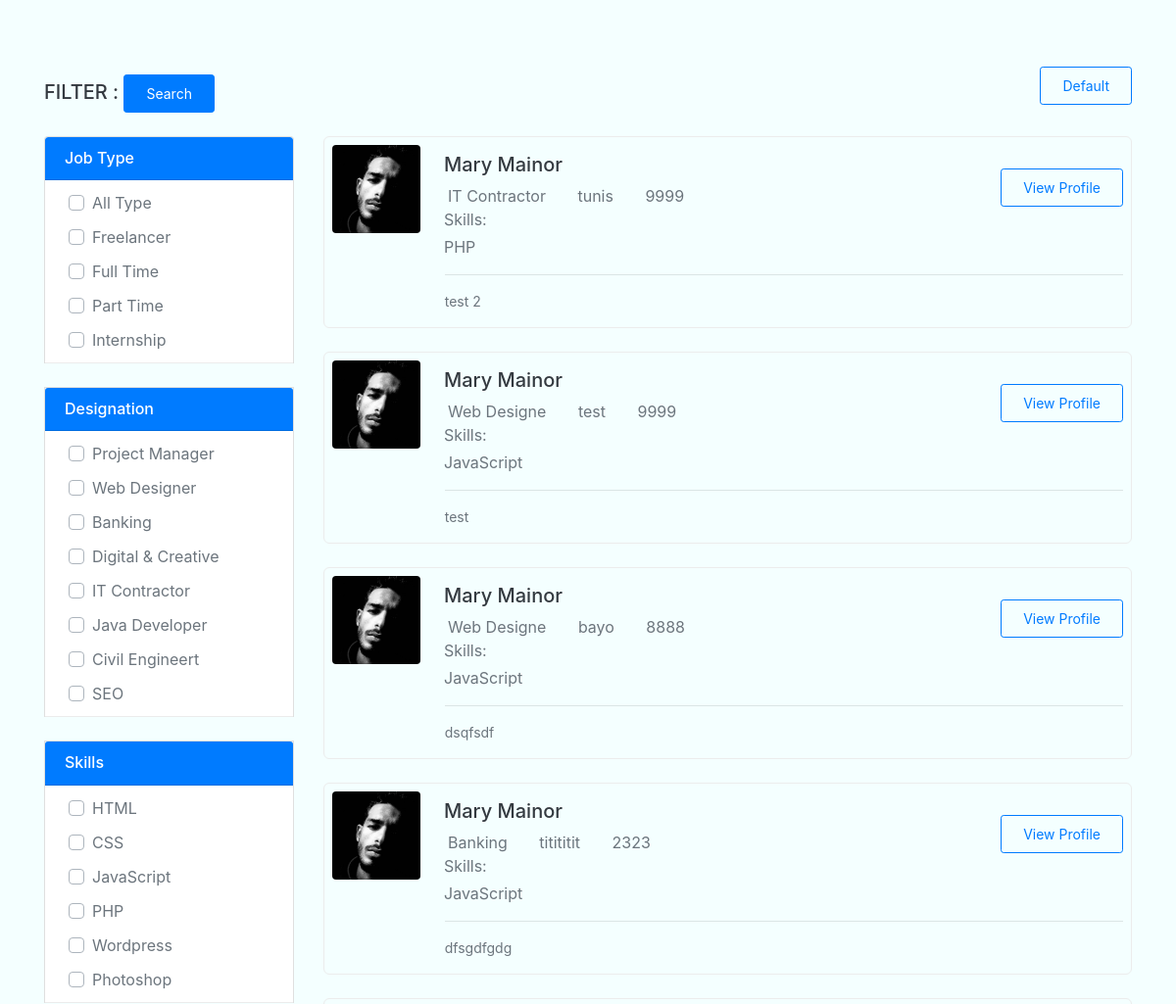
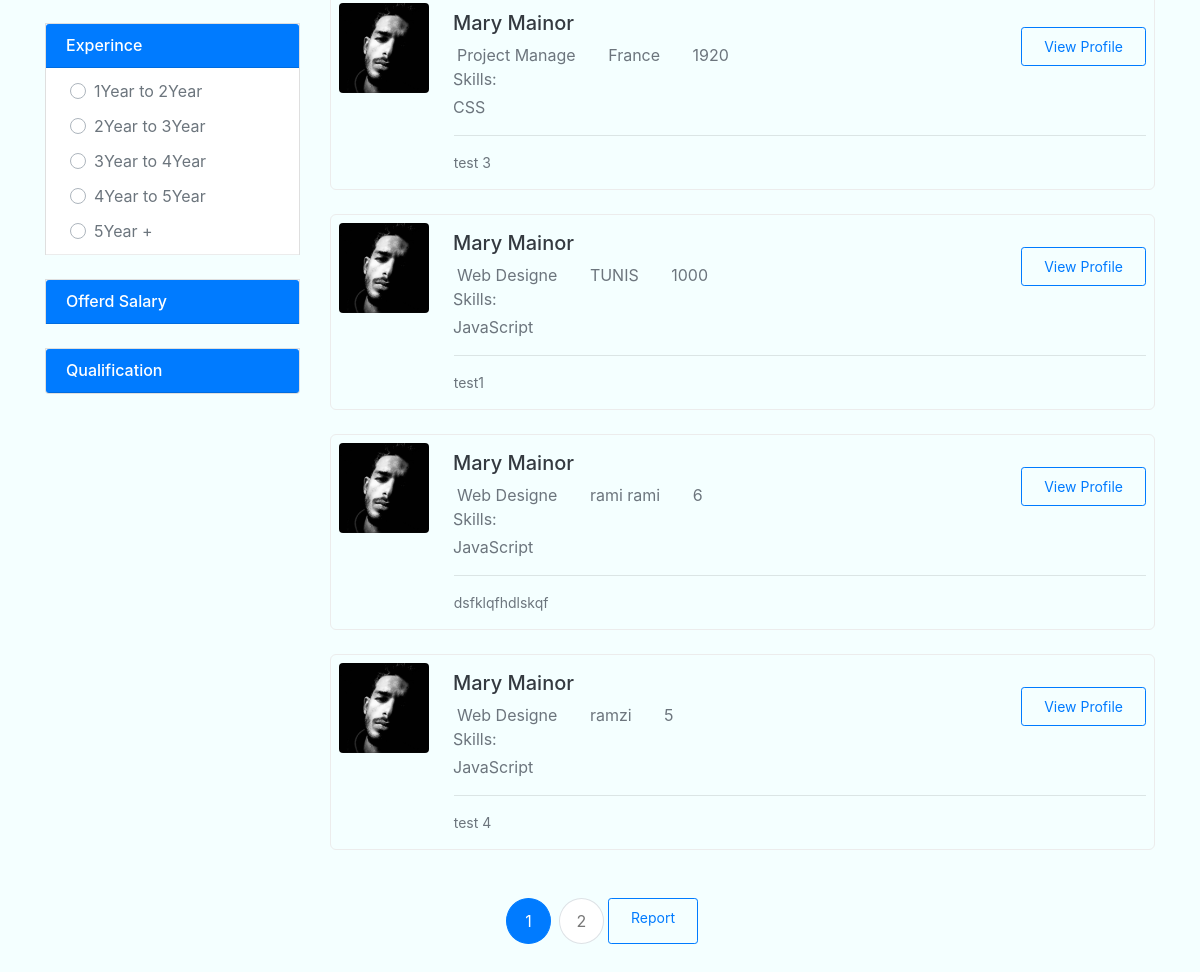
/tri.php, run on the app's committed database (2 pictures, top to bottom).
### tables this page shows
CREATE TABLE `post` (
  `id` int(11) NOT NULL,
  `Pays` varchar(15) NOT NULL,
  `Skills` varchar(15) NOT NULL,
  `Salary` int(11) NOT NULL,
  `Description` text NOT NULL,
  `Type` varchar(20) NOT NULL,
  `Designation` varchar(20) NOT NULL,
  `Qualification` varchar(20) NOT NULL,
  `Gender` varchar(6) NOT NULL DEFAULT 'Male',
  `Experince` varchar(20) NOT NULL
);

### tri.php (the view, shortened to what this page needs)
<?php  include('inc/db.php'); ?>
<?php
$sql = "SELECT * FROM `post` ORDER BY `Salary` DESC";
$result = mysqli_query($conn,$sql);
?>
<!DOCTYPE html>
<html lang="en">
<head>
    <link href="https://cdn.jsdelivr.net/npm/bootstrap@4.4.1/dist/css/bootstrap.min.css" rel="stylesheet">
</head>
<body>
<link href="https://cdnjs.cloudflare.com/ajax/libs/MaterialDesign-Webfont/4.9.95/css/materialdesignicons.css" rel="stylesheet">
<link rel="stylesheet" href="https://cdnjs.cloudflare.com/ajax/libs/jquery-nice-select/1.1.0/css/nice-select.min.css" />
<div class="container">
    <div class="row align-items-center">
        <div class="col-lg-12">
            <div class="show-results mt-5">
                <div class="float-left">
                    <h5 class="text-dark mb-0 pt-2">FILTER :
                    <button type="submit" class="btn btn-primary btn-sm float-end">Search</button>
                    </h5>
                </div>
                <div class="sort-button float-right">
                    <ul class="list-inline mb-0">
                    <a href="post.php" class="btn btn-outline btn-sm">Default</a>
                    </ul>
                </div>
            </div>
        </div>
    </div>
    <div class="row">
        <div class="col-lg-3">
            <div class="left-sidebar">
                <div class="accordion" id="accordionExample">
                    <div class="card mt-4">
                        <a data-toggle="collapse" href="#collapseOne" class="job-list" aria-expanded="true" aria-controls="collapseOne">
                            <div class="card-header" id="headingOne">
                                <h6 class="mb-0 mennu f-18">Job Type</h6>
                            </div>
                        </a>
                        <div id="collapseOne" class="collapse show" aria-labelledby="headingOne">
                            <div class="card-body p-0">
                                <div class="custom-control custom-checkbox">
                                    <label class="custom-control-label ml-1 text-muted f-15" for="customCheckAll">All Type</label>
                                </div>
                                <div class="custom-control custom-checkbox">
                                    <label class="custom-control-label ml-1 text-muted f-15" for="customCheck22">Freelancer</label>
                                </div>
                                <div class="custom-control custom-checkbox">
                                    <label class="custom-control-label ml-1 text-muted f-15" for="customCheck23">Full Time</label>
                                </div>
                                <div class="custom-control custom-checkbox">
                                    <label class="custom-control-label ml-1 text-muted f-15" for="customCheck3">Part Time</label>
                                </div>
                                <div class="custom-control custom-checkbox">
                                    <label class="custom-control-label ml-1 text-muted f-15" for="customCheck4">Internship</label>
                                </div>
                            </div>
                        </div>
                    </div>
                    <div class="card mt-4">
                        <a data-toggle="collapse" href="#collapsetwo" class="job-list" aria-expanded="true" aria-controls="collapsetwo">
                            <div class="card-header" id="headingtwo">
                                <h6 class="mb-0 mennu f-18">Designation</h6>
                            </div>
                        </a>
                        <div id="collapsetwo" class="collapse show" aria-labelledby="headingtwo">
                            <div class="card-body p-0">
                                <div class="custom-control custom-checkbox">
                                    <label class="custom-control-label ml-1 text-muted f-15" for="customCheck5">Project Manager</label>
                                </div>
                                <div class="custom-control custom-checkbox">
                                    <label class="custom-control-label ml-1 text-muted f-15" for="customCheck6">Web Designer</label>
                                </div>
                                <div class="custom-control custom-checkbox">
                                    <label class="custom-control-label ml-1 text-muted f-15" for="customCheck7">Banking</label>
                                </div>
                                <div class="custom-control custom-checkbox">
                                    <label class="custom-control-label ml-1 text-muted f-15" for="customCheck8">Digital &amp; Creative</label>
                                </div>
                                <div class="custom-control custom-checkbox">
                                    <label class="custom-control-label ml-1 text-muted f-15" for="customCheck9">IT Contractor</label>
                                </div>
                                <div class="custom-control custom-checkbox">
                                    <label class="custom-control-label ml-1 text-muted f-15" for="customCheck10">Java Developer</label>
                                </div>
                                <div class="custom-control custom-checkbox">
                                    <label class="custom-control-label ml-1 text-muted f-15" for="customCheck11">Civil Engineert</label>
                                </div>
                                <div class="custom-control custom-checkbox">
                                    <label class="custom-control-label ml-1 text-muted f-15" for="customCheck12">SEO</label>
                                </div>
                            </div>
                        </div>
                    </div>
                    <div class="card mt-4">
                        <a data-toggle="collapse" href="#collapsethree" class="job-list" aria-expanded="true" aria-controls="collapsethree">
                            <div class="card-header" id="headingthree">
                                <h6 class="mb-0 mennu f-18">Skills</h6>
                            </div>
                        </a>
                        <div id="collapsethree" class="collapse show" aria-labelledby="headingthree">
                            <div class="card-body p-0">
                                <div class="custom-control custom-checkbox">
                                    <label class="custom-control-label ml-1 text-muted f-15" for="customCheck13">HTML</label>
                                </div>
                                <div class="custom-control custom-checkbox">
                                    <label class="custom-control-label ml-1 text-muted f-15" for="customCheck14">CSS</label>
                                </div>
                                <div class="custom-control custom-checkbox">
                                    <label class="custom-control-label ml-1 text-muted f-15" for="customCheck15">JavaScript</label>
                                </div>
                                <div class="custom-control custom-checkbox">
                                    <label class="custom-control-label ml-1 text-muted f-15" for="customCheck16">PHP</label>
                                </div>
                                <div class="custom-control custom-checkbox">
                                    <label class="custom-control-label ml-1 text-muted f-15" for="customCheck17">Wordpress</label>
                                </div>
                                <div class="custom-control custom-checkbox">
                                    <label class="custom-control-label ml-1 text-muted f-15" for="customCheck18">Photoshop</label>
                                </div>
                            </div>
                        </div>
                    </div>
                    <div class="card mt-4">
                        <a data-toggle="collapse" href="#collapsefour" class="job-list" aria-expanded="true" aria-controls="collapsefour">
                            <div class="card-header" id="headingfour">
                                <h6 class="mb-0 mennu f-18">Experince</h6>
                            </div>
                        </a>
                        <div id="collapsefour" class="collapse show" aria-labelledby="headingfour">
                            <div class="card-body p-0">
                                <div class="custom-control custom-radio">
                                    <label class="custom-control-label ml-1 text-muted f-15" for="customRadio1">1Year to 2Year</label>
                                </div>
                                <div class="custom-control custom-radio">
                                    <label class="custom-control-label ml-1 text-muted f-15" for="customRadio2">2Year to 3Year</label>
                                </div>
                                <div class="custom-control custom-radio">
                                    <label class="custom-control-label ml-1 text-muted f-15" for="customRadio3">3Year to 4Year</label>
                                </div>
                                <div class="custom-control custom-radio">
                                    <label class="custom-control-label ml-1 text-muted f-15" for="customRadio4">4Year to 5Year</label>
                                </div>
                                <div class="custom-control custom-radio">
                                    <label class="custom-control-label ml-1 text-muted f-15" for="customRadio5">5Year +</label>
                                </div>
                            </div>
                        </div>
                    </div>
                    <div class="card mt-4">
                        <a data-toggle="collapse" href="#collapsesix" class="job-list collapsed" aria-expanded="false" aria-controls="collapsesix">
                            <div class="card-header" id="headingsix">
                                <h6 class="mb-0 mennu f-18">Offerd Salary</h6>
                            </div>
                        </a>
                    </div>
                    <div class="card mt-4">
                        <a data-toggle="collapse" href="#collapsesevan" class="job-list collapsed" aria-expanded="false" aria-controls="collapsesevan">
                            <div class="card-header" id="headingsevan">
                                <h6 class="mb-0 mennu f-18">Qualification</h6>
                            </div>
                        </a>
                    </div>
                </div>
            </div>
        </div>
        <div class="col-lg-9">
            <div class="candidates-listing-item">
            <?php  if(mysqli_num_rows($result) > 0): ?>
                    <?php  while($row = mysqli_fetch_assoc($result)): ?>
                 <div class="list-grid-item mt-4 p-2">
                    <div class="row">
                        <div class="col-md-9">
                            <div class="candidates-img float-left mr-4">
                                <img src="2.jpg" alt="" class="img-fluid d-block rounded">
                            </div>
                            <div class="candidates-list-desc job-single-meta  pt-2">
                                <h5 class="mb-2 f-19"><a href="#" class="text-dark">Mary Mainor</a></h5>
                                <ul class="list-inline mb-0">
                                    <li class="list-inline-item mr-4">
                                    <?php echo"  <p class='text-muted f-15 mb-0'><i class='mdi mdi-account mr-1'></i>". $row['Designation']."</p>";?>
                                    </li>
                                    <li class="list-inline-item mr-4">
                                    <?php echo" <p class='f-15 mb-0'><a href='' class='text-muted'><i class='mdi mdi-map-marker mr-1'></i>". $row['Pays']."</a></p>";?>
                                    </li>
                                    <li class="list-inline-item">
                                    <?php echo " <p class='text-muted f-15 mb-0'><i class='mdi mdi-currency-usd mr-1'></i>". $row['Salary']."</p>";?>
                                      </li>
                                </ul>
                                <?php  echo" <h class='text-muted mt-1 mb-0'>Skills: </h> <p class='text-muted mt-1 mb-0'>". $row['Skills']."</p>"; ?>
                            </div>
                        </div>
                        <div class="col-md-3">
                            <div class="candidates-list-fav-btn text-right">
                                <div class="candidates-listing-btn mt-4">
                                    <a href="profile.html" class="btn btn-outline btn-sm">View Profile</a>
                                </div>
                            </div>
                        </div>
                    </div>
                    <div class="row">
                        <div class="col-lg-11 offset-lg-1">
                            <div class="candidates-item-desc">
                                <hr>
                                <?php  echo " <p class='text-muted mb-2 f-14'>". $row['Description']."</p>";?>
                            </div>
                        </div>
                    </div>
                </div>
                <?php endwhile; ?>
                <?php endif; ?>
            </div>
        </div>
    </div>
    <div class="row">
        <div class="col-lg-12">
            <nav aria-label="Page navigation example">
                <ul class="pagination job-pagination justify-content-center mt-5 mb-5">
                    <li class="page-item active"><a class="page-link" href="#">1</a></li>
                    <li class="page-item"><a class="page-link" href="#">2</a></li>
                    <a href="https://circumventive-ordna.000webhostapp.com" class="btn btn-outline btn-sm">Report</a>
                </ul>
            </nav>
        </div>
    </div>
</div>
</body>
</html>

### tri.php (style rules this page uses)
body { margin-top:20px; background:#f4ffff; }
.candidates-img img { max-width: 90px; }
.candidates-list-desc { overflow: hidden; }
.candidates-item-desc { margin-left: 45px; }
.list-grid-item { border: 1px solid #ececec; border-radius: 6px; -webkit-transition: all 0.5s; transition: all 0.5s; }
.left-sidebar .card-body { border-bottom: 1px solid #ececec; }
.custom-control { margin: 11px 20px; }
.card-header { background-color:#007bff; margin-bottom: 0 !important; }
.pagination.job-pagination .page-link { border-radius: 50% !important; margin: 0 4px; height: 46px; width: 45px; line-height: 29px; text-align: center; color: #777777; }
.page-item.active .page-link { background-color: #007bff; border-color: #007bff; color: #ffffff !important; }
.f-14 { font-size: 14px; }
.btn-outline { color: #007bff; border-color: #007bff; }
.btn-sm { padding: 8px 22px; }
.mennu { color :white; }

### data on the page
post: Designation "IT Contractor", Pays "tunis", Salary "9999", Skills "PHP", Description "test 2"
post: Designation "Web Designe", Pays "test", Salary "9999", Skills "JavaScript", Description "test"
post: Designation "Web Designe", Pays "bayo", Salary "8888", Skills "JavaScript", Description "dsqfsdf"
post: Designation "Banking", Pays "titititit", Salary "2323", Skills "JavaScript", Description "dfsgdfgdg"
post: Designation "Project Manage", Pays "France", Salary "1920", Skills "CSS", Description "test 3"
post: Designation "Web Designe", Pays "TUNIS", Salary "1000", Skills "JavaScript", Description "test1"
post: Designation "Web Designe", Pays "rami rami", Salary "6", Skills "JavaScript", Description "dsfklqfhdlskqf"
post: Designation "Web Designe", Pays "ramzi", Salary "5", Skills "JavaScript", Description "test 4"
